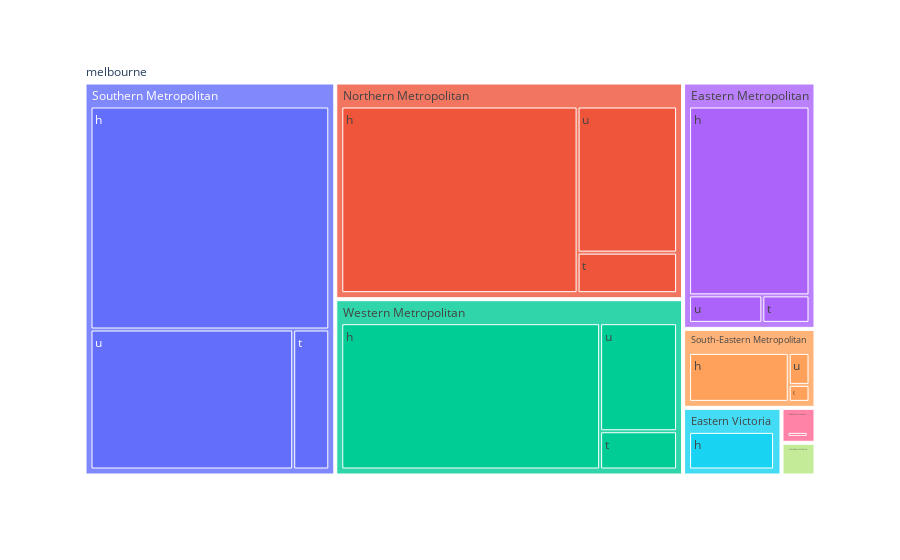

The cell this chart's notebook holds for it:
### Code cell
fig = px.treemap(df_grouped, path=['melbourne','region_name', 'type'], values='count')

fig.show()

### Figure 1 — Plotly figure (JSON) as saved in the notebook; plotly's stock layout.template omitted (floating-point values rounded to 4 significant figures)
{"data": [{"branchvalues": "total", "domain": {"x": [0, 1], "y": [0, 1]}, "hovertemplate": "labels=%{label}<br>count=%{value}<br>parent=%{parent}<br>id=%{id}<extra></extra>", "ids": ["melbourne/Eastern Metropolitan/h", "melbourne/Eastern Victoria/h", "melbourne/Northern Metropolitan/h", "melbourne/Northern Victoria/h", "melbourne/South-Eastern Metropolitan/h", "melbourne/Southern Metropolitan/h", "melbourne/Western Metropolitan/h", "melbourne/Western Victoria/h", "melbourne/Eastern Metropolitan/t", "melbourne/Northern Metropolitan/t", "melbourne/Northern Victoria/t", "melbourne/South-Eastern Metropolitan/t", "melbourne/Southern Metropolitan/t", "melbourne/Western Metropolitan/t", "melbourne/Eastern Metropolitan/u", "melbourne/Eastern Victoria/u", "melbourne/Northern Metropolitan/u", "melbourne/South-Eastern Metropolitan/u", "melbourne/Southern Metropolitan/u", "melbourne/Western Metropolitan/u", "melbourne/Western Victoria/u", "melbourne/Eastern Metropolitan", "melbourne/Eastern Victoria", "melbourne/Northern Metropolitan", "melbourne/Northern Victoria", "melbourne/South-Eastern Metropolitan", "melbourne/Southern Metropolitan", "melbourne/Western Metropolitan", "melbourne/Western Victoria", "melbourne"], "labels": ["h", "h", "h", "h", "h", "h", "h", "h", "t", "t", "t", "t", "t", "t", "u", "u", "u", "u", "u", "u", "u", "Eastern Metropolitan", "Eastern Victoria", "Northern Metropolitan", "Northern Victoria", "South-Eastern Metropolitan", "Southern Metropolitan", "Western Metropolitan", "Western Victoria", "melbourne"], "name": "", "parents": ["melbourne/Eastern Metropolitan", "melbourne/Eastern Victoria", "melbourne/Northern Metropolitan", "melbourne/Northern Victoria", "melbourne/South-Eastern Metropolitan", "melbourne/Southern Metropolitan", "melbourne/Western Metropolitan", "melbourne/Western Victoria", "melbourne/Eastern Metropolitan", "melbourne/Northern Metropolitan", "melbourne/Northern Victoria", "melbourne/South-Eastern Metropolitan", "melbourne/Southern Metropolitan", "melbourne/Western Metropolitan", "melbourne/Eastern Metropolitan", "melbourne/Eastern Victoria", "melbourne/Northern Metropolitan", "melbourne/South-Eastern Metropolitan", "melbourne/Southern Metropolitan", "melbourne/Western Metropolitan", "melbourne/Western Victoria", "melbourne", "melbourne", "melbourne", "melbourne", "melbourne", "melbourne", "melbourne", "melbourne", ""], "type": "treemap", "values": [640076, 147122, 1192028, 24847, 194576, 1360882, 1062555, 24579, 36518, 108990, 126, 14054, 129027, 82582, 56731, 2511, 392902, 26460, 725294, 233224, 2135, 733325, 149633, 1693920, 24973, 235090, 2215203, 1378361, 26714, 6457219]}], "layout": {"legend": {"tracegroupgap": 0}, "margin": {"t": 60}}}
